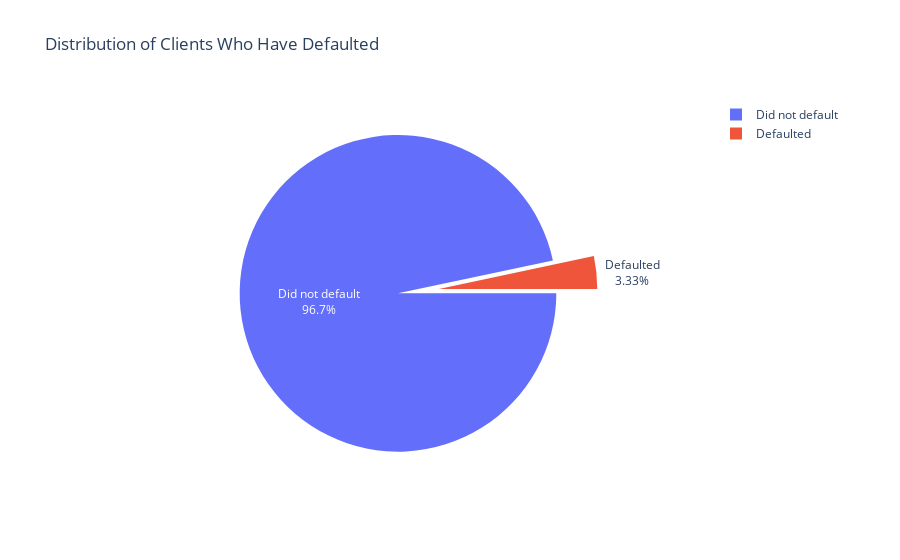

This figure's notebook cell:
### Code cell
# Checking class balance
fig = px.pie(df, values = df['Defaulted'].value_counts(), names = ['Did not default','Defaulted'], title = 'Distribution of Clients Who Have Defaulted')
fig.update_traces(rotation=90, pull = [0.2,0.06,0.06,0.06,0.06], textinfo = "percent+label")
fig.show()

### Figure 1 — Plotly figure (JSON) as saved in the notebook; plotly's stock layout.template omitted (floating-point values rounded to 4 significant figures)
{"data": [{"domain": {"x": [0, 1], "y": [0, 1]}, "hovertemplate": "label=%{label}<br>value=%{value}<extra></extra>", "labels": ["Did not default", "Defaulted"], "legendgroup": "", "name": "", "showlegend": true, "values": [9667, 333], "type": "pie", "pull": [0.2, 0.06, 0.06, 0.06, 0.06], "rotation": 90, "textinfo": "percent+label"}], "layout": {"legend": {"tracegroupgap": 0}, "title": {"text": "Distribution of Clients Who Have Defaulted"}, "autosize": true}}
